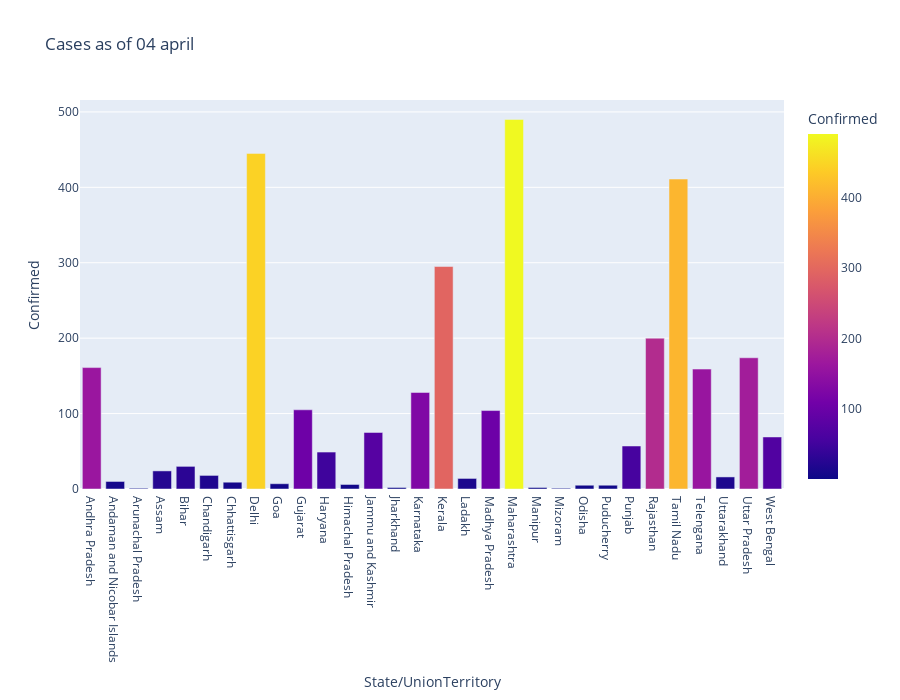

Source (notebook cell):
### Code cell
fig.show()

### Figure 1 — Plotly figure (JSON) as saved in the notebook; plotly's stock layout.template omitted (floating-point values rounded to 4 significant figures)
{"data": [{"alignmentgroup": "True", "hoverlabel": {"namelength": 0}, "hovertemplate": "State/UnionTerritory=%{x}<br>Confirmed=%{marker.color}", "legendgroup": "", "marker": {"color": [161, 10, 1, 24, 30, 18, 9, 445, 7, 105, 49, 6, 75, 2, 128, 295, 14, 104, 490, 2, 1, 5, 5, 57, 200, 411, 159, 16, 174, 69], "coloraxis": "coloraxis"}, "name": "", "offsetgroup": "", "orientation": "v", "showlegend": false, "textposition": "auto", "type": "bar", "x": ["Andhra Pradesh", "Andaman and Nicobar Islands", "Arunachal Pradesh", "Assam", "Bihar", "Chandigarh", "Chhattisgarh", "Delhi", "Goa", "Gujarat", "Haryana", "Himachal Pradesh", "Jammu and Kashmir", "Jharkhand", "Karnataka", "Kerala", "Ladakh", "Madhya Pradesh", "Maharashtra", "Manipur", "Mizoram", "Odisha", "Puducherry", "Punjab", "Rajasthan", "Tamil Nadu", "Telengana", "Uttarakhand", "Uttar Pradesh", "West Bengal"], "xaxis": "x", "y": [161, 10, 1, 24, 30, 18, 9, 445, 7, 105, 49, 6, 75, 2, 128, 295, 14, 104, 490, 2, 1, 5, 5, 57, 200, 411, 159, 16, 174, 69], "yaxis": "y"}], "layout": {"barmode": "relative", "coloraxis": {"colorbar": {"title": {"text": "Confirmed"}}, "colorscale": [[0, "#0d0887"], [0.1111, "#46039f"], [0.2222, "#7201a8"], [0.3333, "#9c179e"], [0.4444, "#bd3786"], [0.5556, "#d8576b"], [0.6667, "#ed7953"], [0.7778, "#fb9f3a"], [0.8889, "#fdca26"], [1, "#f0f921"]]}, "height": 700, "legend": {"tracegroupgap": 0}, "title": {"text": "Cases as of 04 april"}, "xaxis": {"anchor": "y", "domain": [0, 1], "title": {"text": "State/UnionTerritory"}}, "yaxis": {"anchor": "x", "domain": [0, 1], "title": {"text": "Confirmed"}}}}
